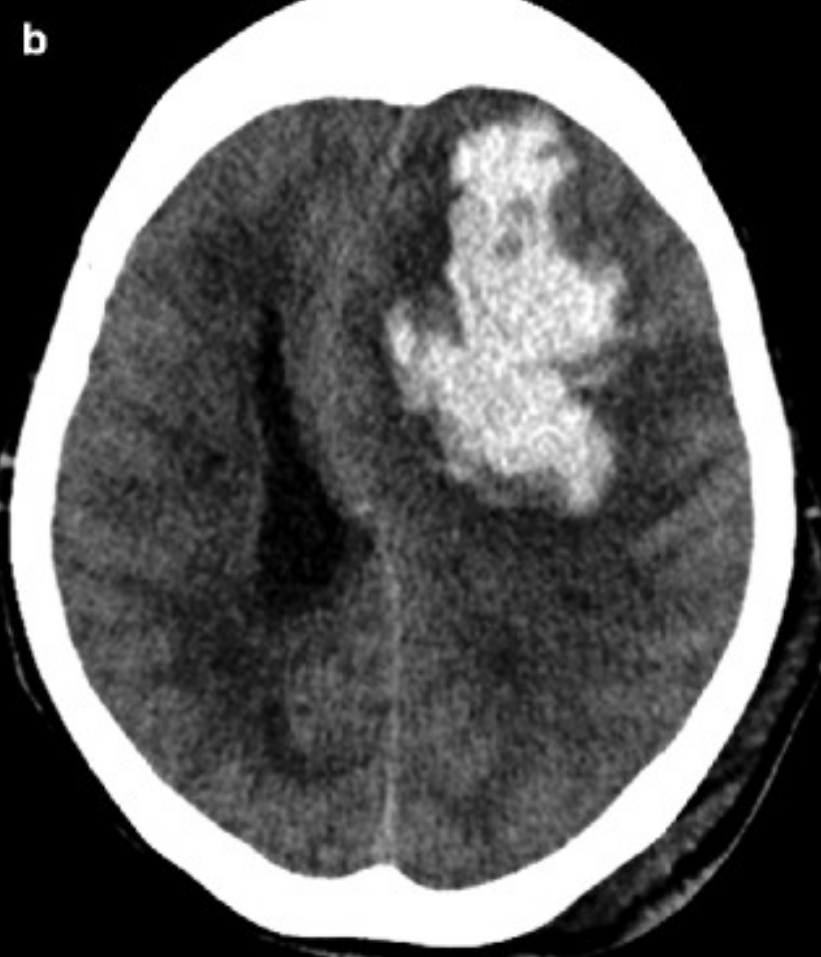
#> input picture input/head_ct/head_ct/000.png, 821 x 957 px; its folder holds only this picture in this run
$ jupyter execute --allow-errors draw.ipynb   (shell and % lines are left out)
#> lines starting #> are read from the running program, lines starting #| are printed output that depends on the picture; after the words box and inside, x2 and y2 are one past the last pixel; in counts of white or black regions, pixels touching at a corner belong together
[cell 1]
import numpy as np
import pandas as pd
import cv2
import seaborn as sns
import glob
import matplotlib.pyplot as plt

[cell 2]
label_path = './input/labels.csv'
image_path = './input/head_ct/head_ct'

label_df = pd.read_csv(label_path)
#> (reads input/labels.csv from the repository)
image_files = sorted(glob.glob(image_path + '/*.png'))

[cell 3]
labels = np.array(label_df[' hemorrhage'].tolist())

[cell 4]
images = np.array([cv2.imread(file, cv2.IMREAD_GRAYSCALE) for file in image_files])
images.shape, images[0].shape
#> Out = ((1, 957, 821), (957, 821))

#> (a cell that did not finish here is left out)

[cell 6]
fig, ax = plt.subplots(2, 2, figsize=(10, 10))
#> (the rest of this cell did not finish here and is left out)

[cell 7]
from PIL import Image, ImageEnhance
def feature_engineering(img,size=(124,124)):
#> called with size = (124, 124)
    img = Image.fromarray(img)  # openCV to PIL
#> img is the input picture: PIL image 821x957 L; min 0, max 255, mean 93.8

    img = ImageEnhance.Contrast(img)  # 1 contrast enhancement
    contrast = 2
    img = img.enhance(contrast)
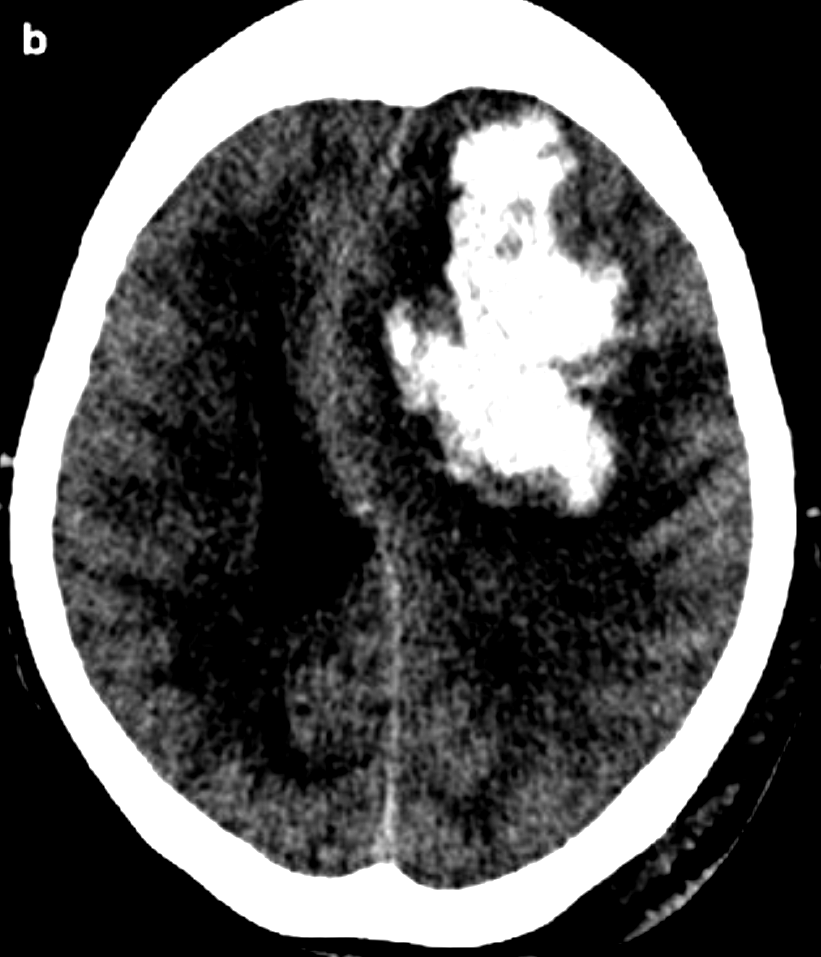
#> img: PIL image 821x957 L; min 0, max 255, mean 87
    img = np.asarray(img)  # PIL to openCV
    # img = cv2.cvtColor(img, cv2.COLOR_RGB2GRAY)  # 2 gray scale
    thresh = (img.max() - img.min()) // 1.6  # binarize threshold
#> thresh = 159
    _, img = cv2.threshold(img, thresh, 1, cv2.THRESH_BINARY)  # 3 binarize
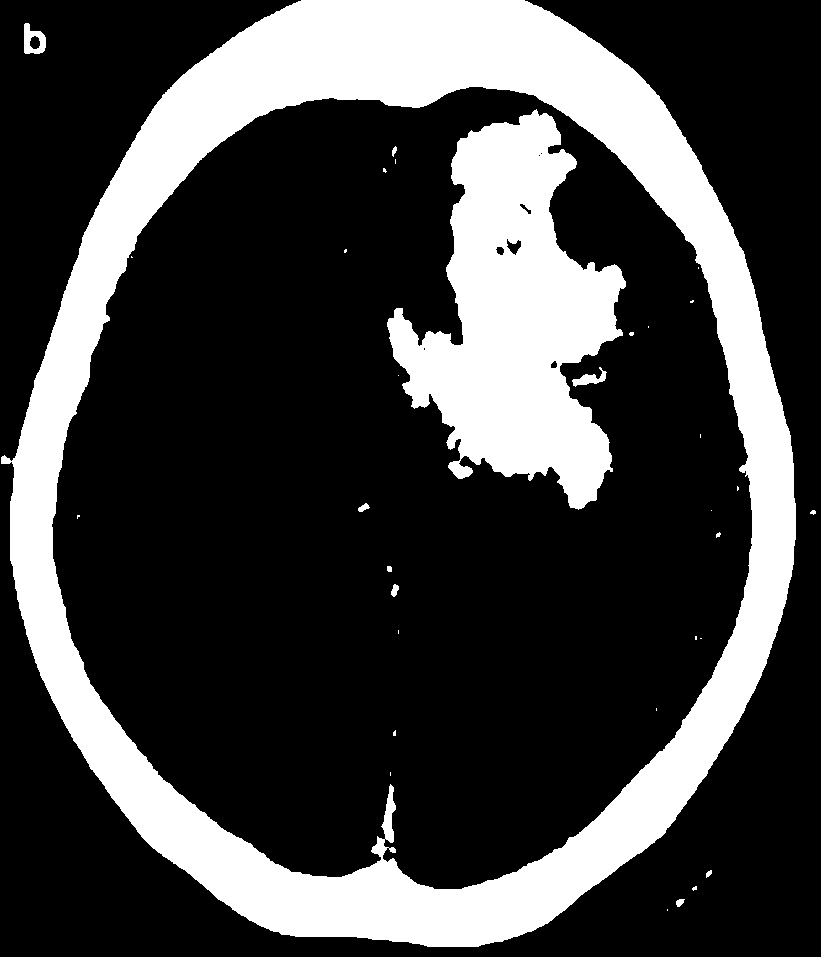
#> img: shape (957, 821); values 0 (black) and 1 (white), 25.8% white; 33 white regions (22 under 20 px), largest, box (x1, y1, x2, y2) and area: (1, 0, 796, 947) 150961, (387, 109, 626, 510) 50402, (24, 23, 46, 54) 416
    img = cv2.medianBlur(img, 7)  # 4 median blur
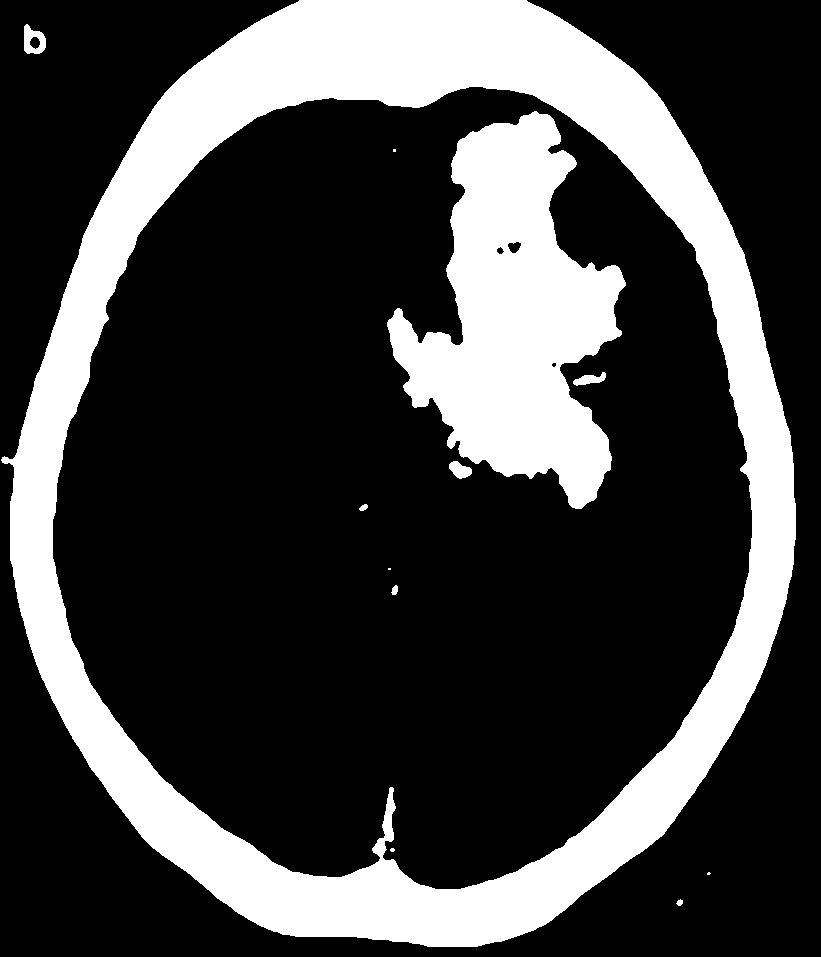
#> img: shape (957, 821); values 0 (black) and 1 (white), 25.7% white; 12 white regions (4 under 20 px), largest, box (x1, y1, x2, y2) and area: (1, 0, 796, 947) 150952, (387, 111, 626, 509) 50209, (24, 24, 46, 54) 414
    img = cv2.erode(img, np.ones((3, 3), np.uint8), iterations=2)  # 5 erode
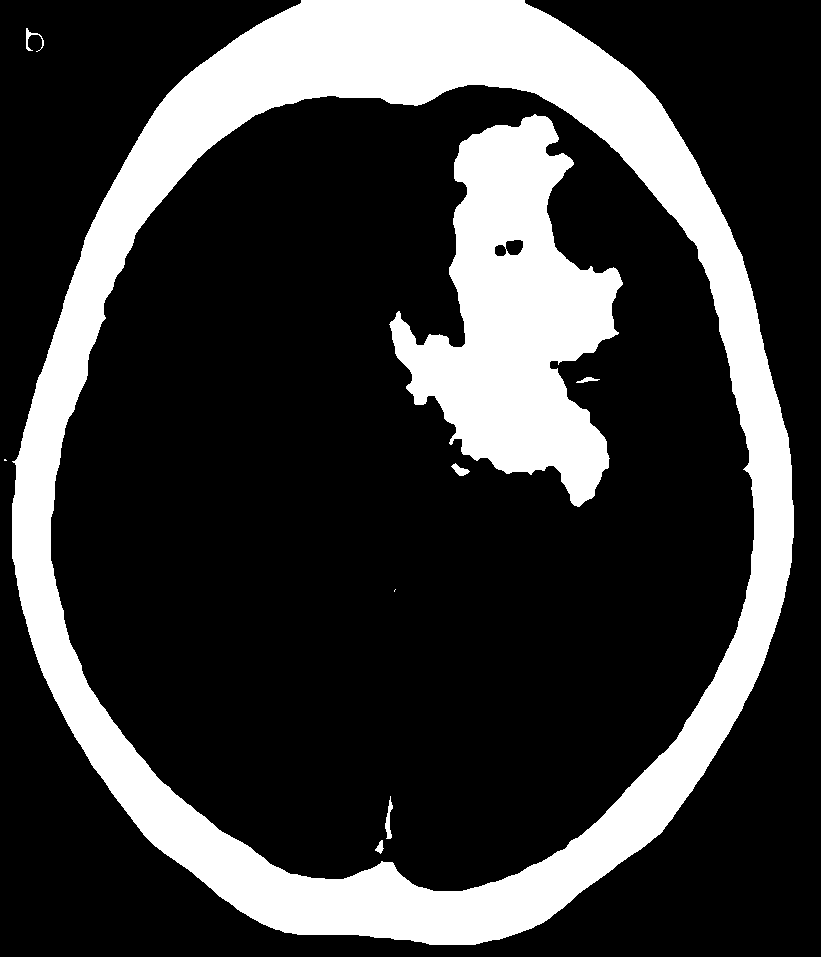
#> img: shape (957, 821); values 0 (black) and 1 (white), 23.5% white; 9 white regions (2 under 20 px), largest, box (x1, y1, x2, y2) and area: (12, 0, 794, 945) 137615, (389, 114, 623, 507) 46417, (385, 796, 393, 839) 161
    img = cv2.resize(img, size)  # 6 resize
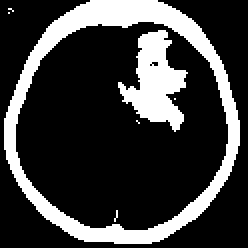
#> img: shape (124, 124) (shown 2 times larger); values 0 (black) and 1 (white), 23.5% white; 7 white regions (5 under 20 px), largest, box (x1, y1, x2, y2) and area: (2, 0, 120, 122) 2691, (59, 15, 94, 66) 903

    return img

[cell 8]
images_featured = np.array([feature_engineering(image) for image in images])

#> (a cell that did not finish here is left out)

[cell 10]
images_featured=images_featured*255

#> (a cell that did not finish here is left out)

#> (a cell that did not finish here is left out)

[cell 13]
images_resized = np.array([cv2.resize(image, (124, 124)) for image in images])

[cell 14]
import keras
from keras import layers

#> (the rest of this cell did not finish here and is left out)

[cell 15]
import keras
from keras import layers

#> (a cell that did not finish here is left out)

[cell 17]
image_flatten = np.array([image.flatten() for image in images_resized])

[cell 18]
from sklearn.model_selection import train_test_split

#> (the rest of this cell did not finish here and is left out)

#> (a cell that did not finish here is left out)

#> (a cell that did not finish here is left out)

#> (a cell that did not finish here is left out)

#> (a cell that did not finish here is left out)

#> (a cell that did not finish here is left out)

[cell 24]
images_featured.shape
#> Out = (1, 124, 124)
